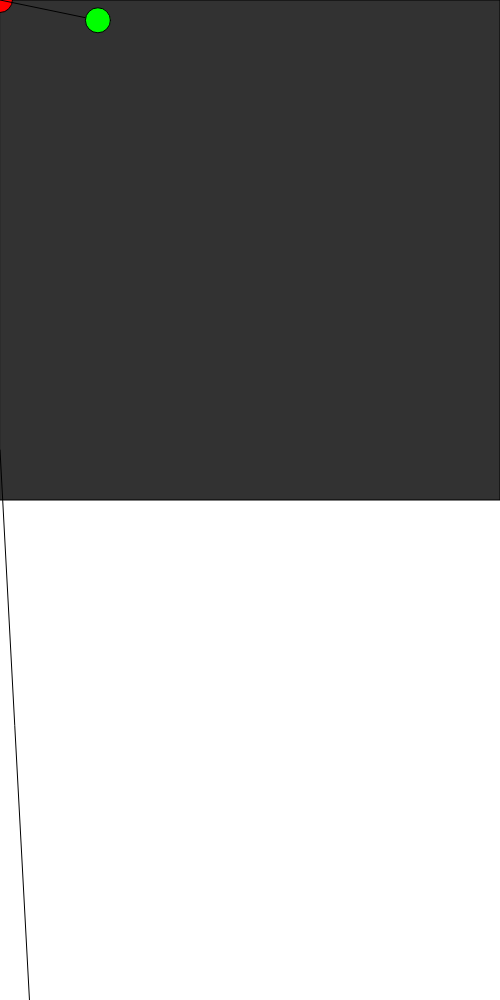
Frame 1 (no input)
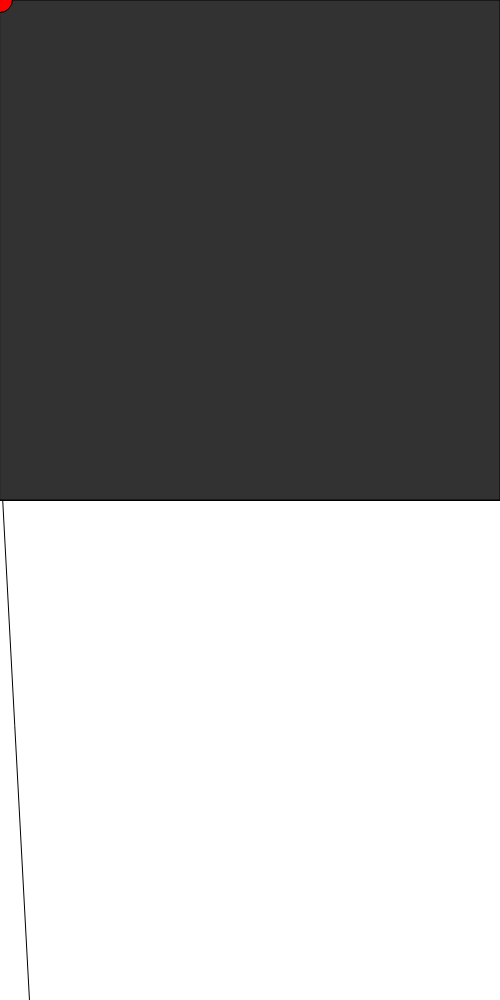
Frame 60 (no input)
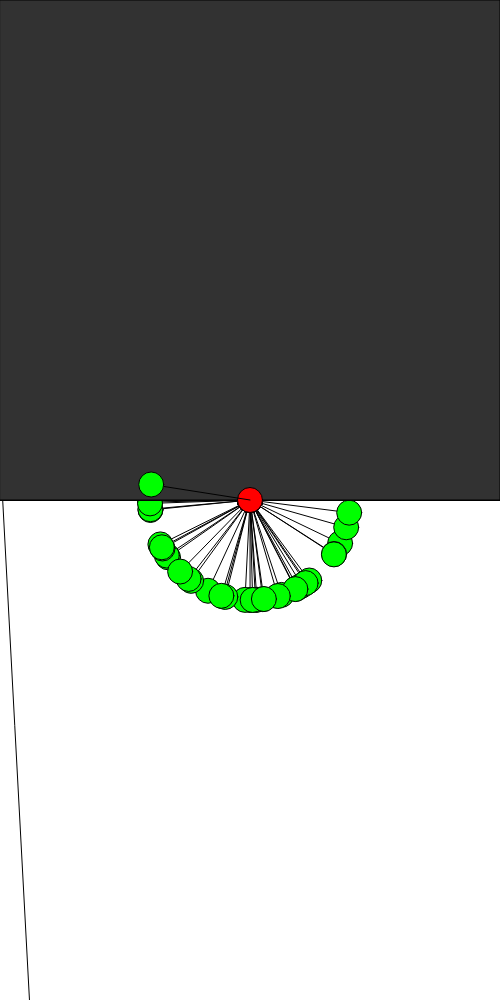
Frame 120 (the mouse pressed at the canvas centre since frame 60)

The p5.js sketch that drew these frames (run headless with seeded random() and noise() and a simulated clock; from frame 60 on, the mouse is pressed at the canvas centre):

// p5.js sketch
// ── sketch.js
// var pen1, pen2;
var pendulum;
var lastGraphPos, graphPos;
function setup() {
  createCanvas(500, 1000);

  // pen1 = new Pendulum(250, 50, 0, 100);
  // pen2 = new Pendulum(250, 50, 0, 100);
  pendulum = new MultiPendulum(250, 50, 1, [0], [100]);

  lastGraphPos = {x: frameCount, y: 450}
  graphPos = {x: frameCount, y: 450}
}
var mass = .01;

function draw() {
  // background(50);
  fill(50);
  rect(0, 0, 500, 500);
  // pen1.tick();
  // pen1.render();
  //
  // pen2.tick();
  // pen2.render();
  //
  // pen1.ax = 250;
  // pen1.ay = 100
  //
  // pen2.ax = pen1.px;
  // pen2.ay = pen1.py

  pendulum.x = mouseX;
  pendulum.y = mouseY;

  pendulum.tick();
  pendulum.render();

  lastGraphPos = graphPos;
  graphPos = {x: map(pendulum.pendulumPoss[0].angle, 0, 30, 0, 500), y: map(pendulum.pendulumPoss[0].velo, -1, 1, 500, 1000)};

  fill(0)
  line(lastGraphPos.x, lastGraphPos.y, graphPos.x, graphPos.y)
}

// var grav = 2;
// class Pendulum {
//   constructor(x, y, angle, r) {
//     this.ax = x; //anchorx
//     this.ay = y;
//     this.px = 0;
//     this.py = 0;
//     this.psize = 50;
//     this.radius = r;
//     this.angle = angle;
//     this.accel = 0;
//     this.velo = .4;
//     this.lastax = x;
//     this.lastay = y;
//   }
//
//   tick() {
//     var t = 60; //time
//
//     var lvx = 0; //linear velocity (x)
//     var dx = this.ax-this.lastax; //delta x
//     console.log(dx)
//     var fx = 100*(dx-(lvx*t))/(t*t*this.radius); //x force (angular)
//
//     var lvy = 0;
//     var dy = this.ay-this.lastay;
//     var fy = 100*(dy-(lvy*t))/(t*t*this.radius);
//
//     var anchorForce = fx + fy;
//
//     var paccel = -grav * mass * sin(this.angle);
//     var drag = this.velo * -.01
//     this.accel = paccel + drag + anchorForce;
//
//     this.velo += this.accel;
//
//     this.angle += this.velo;
//
//     this.px = this.radius * cos(this.angle+HALF_PI) + this.ax
//     this.py = this.radius * sin(this.angle+HALF_PI) + this.ay;
//
//     this.lastax = this.ax;
//     this.lastay = this.ay;
//   }
//
//   render() {
//     var half = this.psize/2
//     line(this.ax, this.ay, this.px, this.py);
//     fill(255,0 ,0);
//     ellipse(this.ax, this.ay, half, half);
//     fill(0, 255, 0)
//     ellipse(this.px, this.py, half, half);
//
//   }
// }

class MultiPendulum {
  constructor(x, y, pendulums, angles, radii) {
    this.x = x;
    this.y = y;
    this.angles = angles;
    this.radii = radii;

    this.pendulums = pendulums;
    this.pendulumPoss = []
    this.lastPendulumPoss = [];
    this.lastParentPen = {x, y}

    this.mass = .01;
    this.grav = 2;

    this.xdx = 0;
    this.ydy = 0;

    for (let i = 0; i < this.pendulums; i++) {
      this.pendulumPoss.push({x: 0, y: 0, accel: 0, velo: 0, angle: angles[i]});
      this.lastPendulumPoss.push({x: 0, y: 0, accel: 0, velo: 0, angle: angles[i]});
    }
  }

  tick() {
    var t = 60;

    for (let i = 0; i < this.pendulums; i++) {
      let parentPen = this.pendulumPoss[i-1];
      if (parentPen == null) {
        parentPen = {x: this.x, y: this.y};
      }
      let lastParentPen = this.lastPendulumPoss[i-1];
      if (lastParentPen == null) {
        lastParentPen = {x: this.x, y: this.y, dx: this.xdx, dy: this.ydy};
        // this.xdx = this.x - 
      }
      let pos = this.pendulumPoss[i];
      let lastPos = this.lastPendulumPoss[i];
      let radius = this.radii[i];

      var t2r = sq(t)*radius;

      var dx = parentPen.x - this.lastParentPen.x;
      var lvx = dx - lastParentPen.dx;
      var fx = (dx-(lvx*t))/t2r;


      var dy = parentPen.y - this.lastParentPen.y;
      var lvy = dy - lastParentPen.dy;
      var fy = (dy-(lvy*t))/t2r;

      var anchorForce = 100*(fx + fy);

      var paccel = -this.grav * this.mass * sin(pos.angle);
      var drag = -this.pendulumPoss[i].velo * .01;

      this.pendulumPoss[i].accel = paccel + drag + anchorForce;
      console.log(lvx)

      this.pendulumPoss[i].velo += this.pendulumPoss[i].accel;
      this.pendulumPoss[i].angle += pos.velo;

      this.lastPendulumPoss[i].x = pos.x;
      this.lastPendulumPoss[i].y = pos.y;
      this.lastPendulumPoss[i].dx = dx;
      this.lastPendulumPoss[i].dy = dy;
      this.pendulumPoss[i].x = radius * cos(pos.angle) + parentPen.x
      this.pendulumPoss[i].y = radius * sin(pos.angle) + parentPen.y;


    }
    this.lastParentPen = {x: this.x, y: this.y};
  }

  render() {
    var half = 25//this.mass * 25
    fill(255,0 ,0);
    ellipse(this.x, this.y, half, half);
    for (let i = 0; i < this.pendulums; i++) {
      let parentPen = this.pendulumPoss[i-1];
      if (parentPen == null) {
        parentPen = {x: this.x, y: this.y};
      }
      let pendulum = this.pendulumPoss[i];
      var radius = this.radii[i];
      var x = radius * cos(pendulum.angle+HALF_PI) + parentPen.x
      var y = radius * sin(pendulum.angle+HALF_PI) + parentPen.y;

      line(parentPen.x, parentPen.y, x, y);
      fill(0, 255, 0)
      ellipse(x, y, half, half);
    }

  }
}
